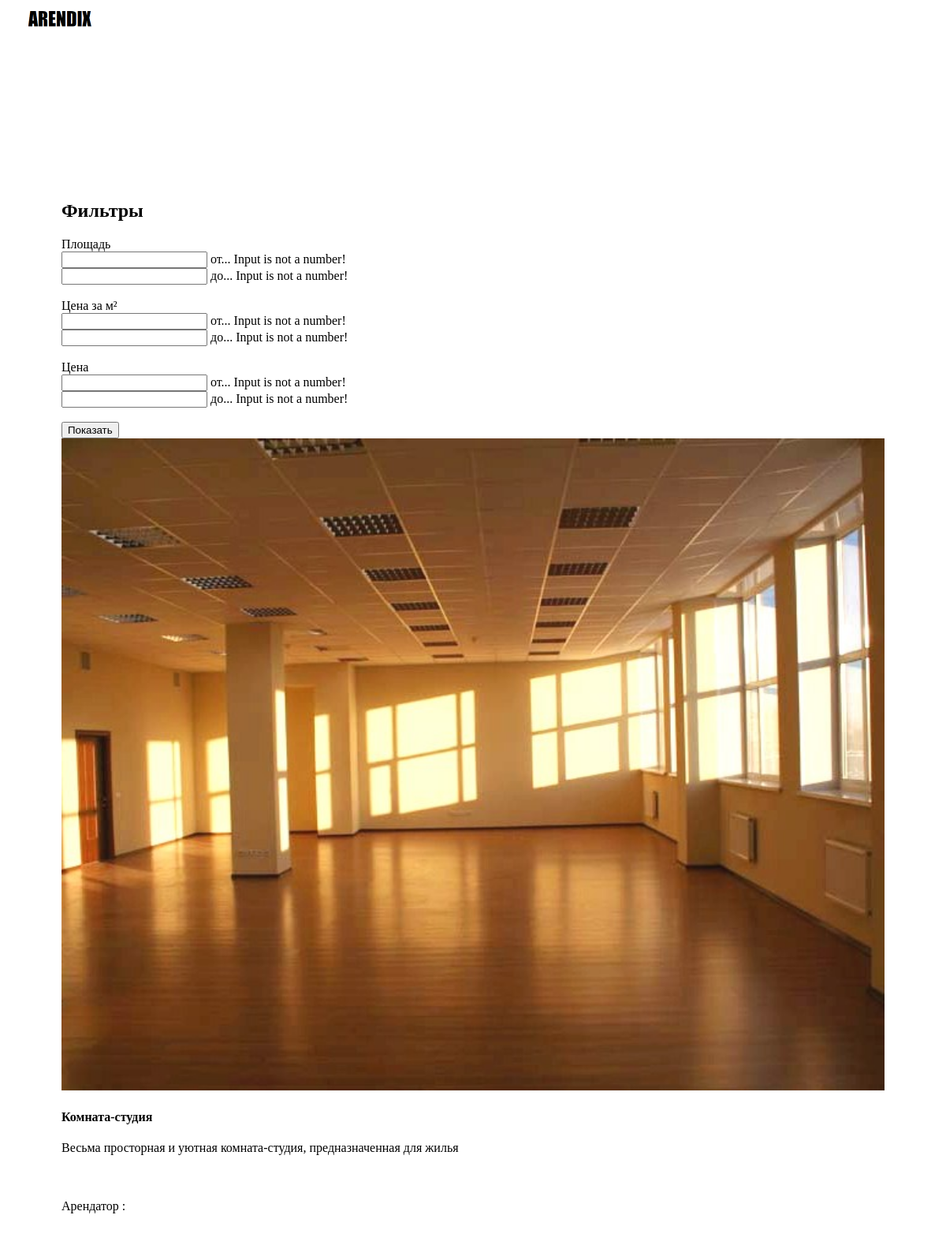
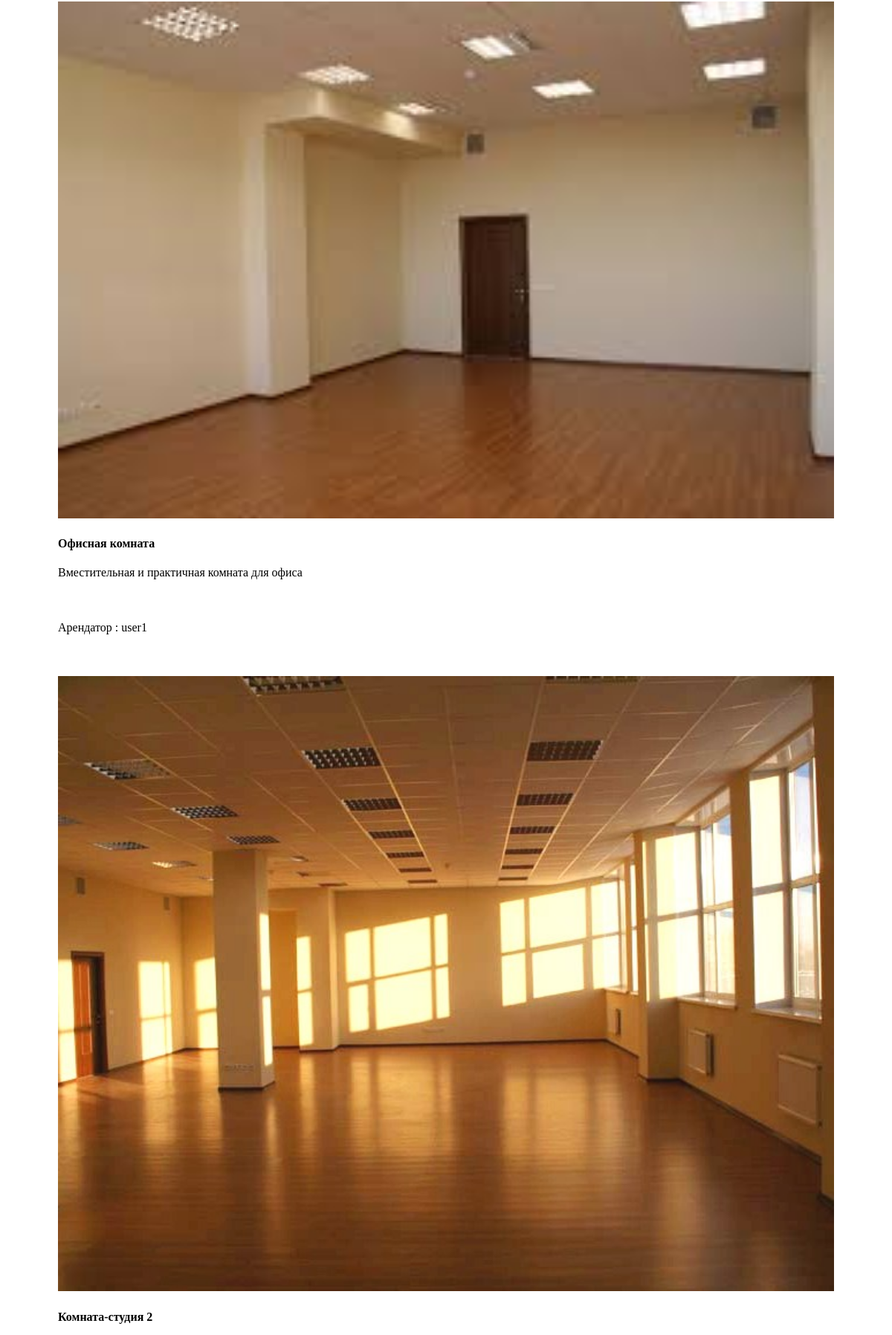
The page / (upper part) on the database its author committed (2 pictures, top to bottom).
### rooms/models.py (models this page shows, shortened)
class RoomImage(models.Model):
    room = models.ForeignKey(Room,blank=True,null=True,default=None)
    image = models.ImageField()
    created_date = models.DateTimeField(auto_now_add=True, auto_now = False)
    updated_date = models.DateTimeField(auto_now_add=False, auto_now = True)
    class Meta:
        verbose_name = "Фотография"
        verbose_name_plural = "Фотографии"

class Room(models.Model):
    name = models.CharField(max_length=50,blank=True,null=True,default=None)
    description = models.TextField(blank=True,null=True,default=None)
    square = models.IntegerField(blank=True,null=True,default=None)
    price_per_m2 = models.IntegerField(blank=True,null=True,default=None)
    price = models.IntegerField(blank=True,null=True,default=None)
    comments = models.TextField()
    status = models.ForeignKey(Status)
    user = models.ForeignKey(User, null=True)
    created_date = models.DateTimeField(auto_now_add=True, auto_now = False)
    updated_date = models.DateTimeField(auto_now_add=False, auto_now = True)
    class Meta:
        verbose_name = "Помещение"
        verbose_name_plural = "Помещения"

### lading/views.py (the view)
# urls.py: 2. Add a URL to urlpatterns:  url(r'^$', views.home, name='home')
def home(request):
    rooms = RoomImage.objects.all();
    form = RoomsFilterForm(request.GET)
    if form.is_valid():
        if form.cleaned_data["min_square"]:
            rooms = rooms.filter(room__square__gte=form.cleaned_data["min_square"])
        if form.cleaned_data["max_square"]:
            rooms = rooms.filter(room__square__lte=form.cleaned_data["max_square"])
        if form.cleaned_data["min_price_per_m2"]:
            rooms = rooms.filter(room__price_per_m2__gte=form.cleaned_data["min_price_per_m2"])
        if form.cleaned_data["max_price_per_m2"]:
            rooms = rooms.filter(room__price_per_m2__lte=form.cleaned_data["max_price_per_m2"])
        if form.cleaned_data["min_price"]:
            rooms = rooms.filter(room__price__gte=form.cleaned_data["min_price"])
        if form.cleaned_data["max_price"]:
            rooms = rooms.filter(room__price__lte=form.cleaned_data["max_price"])
    context = {"rooms": rooms, "form": form, "username": auth.get_user(request).username}
    return render(request, 'home.html', context)

### rooms/forms.py
class RoomsFilterForm(forms.Form):
    min_square = forms.IntegerField(label="from", required=False)
    max_square = forms.IntegerField(label="to", required=False)
    min_price_per_m2 = forms.IntegerField(label="from", required=False)
    max_price_per_m2 = forms.IntegerField(label="to", required=False)
    min_price = forms.IntegerField(label="from", required=False)
    max_price = forms.IntegerField(label="to", required=False)

### lading/templates/home.html (shortened to what this page needs)
{% extends 'base.html' %}
{% load static %}
{% block content %}
<div class="android-more-section">
  <div class=" mdl-grid">
    <div class="mdl-layout mdl-card mdl-shadow--3dp">
      <div class="mdl-card__title mdl-color--primary mdl-color-text--white">
				<h2 class="mdl-card__title-text">Фильтры</h2>
			</div>
      <div class="mdl-card__supporting-text">
      <span class="mdl-typography--font-light mdl-typography--subhead" margin-bottom="30px">Площадь</br></span>
      <form action="" method="get">
        <div class="mdl-textfield mdl-js-textfield mdl-textfield--floating-label">
          <input class="mdl-textfield__input" type="text" name= "min_square" pattern="-?[0-9]*(\.[0-9]+)?" id="id_min_square">
          <label class="mdl-textfield__label" for="id_min_square">от...</label>
          <span class="mdl-textfield__error">Input is not a number!</span>
        </div>
        <div class="mdl-textfield mdl-js-textfield mdl-textfield--floating-label">
          <input class="mdl-textfield__input" type="text" name= "max_square" pattern="-?[0-9]*(\.[0-9]+)?" id="id_max_square">
          <label class="mdl-textfield__label" for="id_max_square">до...</label>
          <span class="mdl-textfield__error">Input is not a number!</span>
        </div>
        <span class="mdl-typography--font-light mdl-typography--subhead" margin-bottom="30px"></br>Цена за м²</br></span>
        <div class="mdl-textfield mdl-js-textfield mdl-textfield--floating-label">
          <input class="mdl-textfield__input" type="text" name= "min_price_per_m2" pattern="-?[0-9]*(\.[0-9]+)?" id="id_min_price_per_m2">
          <label class="mdl-textfield__label" for="id_min_price_per_m2">от...</label>
          <span class="mdl-textfield__error">Input is not a number!</span>
        </div>
        <div class="mdl-textfield mdl-js-textfield mdl-textfield--floating-label">
          <input class="mdl-textfield__input" type="text" name= "min_price_per_m2" pattern="-?[0-9]*(\.[0-9]+)?" id="id_max_price_per_m2">
          <label class="mdl-textfield__label" for="id_max_price_per_m2">до...</label>
          <span class="mdl-textfield__error">Input is not a number!</span>
        </div>
        <span class="mdl-typography--font-light mdl-typography--subhead" margin-bottom="30px"></br>Цена</br></span>
        <div class="mdl-textfield mdl-js-textfield mdl-textfield--floating-label">
          <input class="mdl-textfield__input" type="text" name= "min_price" pattern="-?[0-9]*(\.[0-9]+)?" id="id_min_price">
          <label class="mdl-textfield__label" for="id_min_price">от...</label>
          <span class="mdl-textfield__error">Input is not a number!</span>
        </div>
        <div class="mdl-textfield mdl-js-textfield mdl-textfield--floating-label">
          <input class="mdl-textfield__input" type="text" name= "max_price" pattern="-?[0-9]*(\.[0-9]+)?" id="id_max_price">
          <label class="mdl-textfield__label" for="id_max_price">до...</label>
          <span class="mdl-textfield__error">Input is not a number!</span>
        </div>
        <input type="submit" value="Показать" class="mdl-button mdl-js-button mdl-button--raised mdl-js-ripple-effect mdl-button--primary"/>
      </form>
    </div>
  </div>
  </div>
  <div class="android-card-container mdl-grid">
    {% for room_image in rooms%}
    <div class="mdl-cell mdl-cell--3-col mdl-cell--4-col-tablet mdl-cell--4-col-phone mdl-card mdl-shadow--3dp">
        <div class="mdl-card__media">
          <img src="{{ room_image.image.url }}">
        </div>
        <div class="mdl-card__title">
           <h4 class="mdl-card__title-text">{{room_image.room.name}}</h4>
        </div>
        <div class="mdl-card__supporting-text">
          <span class="mdl-typography--font-light mdl-typography--subhead">{{room_image.room.description}}</span>
        </div>
        <div class="mdl-card__supporting-text">
          <span class="mdl-typography--font-light mdl-typography--subhead">Арендатор : {{room_image.room.user.username}}</span>
        </div>
      </div>
      {% endfor %}
      </div>
  </div>
  {% endblock %}

### lading/static/styles.css (style rules this page uses)
.android-more-section { padding: 80px 0; max-width: 1044px; margin-left: auto; margin-right: auto; }
.android-card-container .mdl-card__media { overflow: hidden; background: transparent; }
.android-card-container .mdl-card__media img { width: 100%; }
.android-card-container .mdl-card__title { background: transparent; height: auto; }
.android-card-container .mdl-card__title-text { color: black; height: auto; }
.android-card-container .mdl-card__supporting-text { height: auto; color: black; padding-bottom: 56px; }

### rows shown on the page
RoomImage: image (picture), room.name "Комната-студия", room.description "Весьма просторная и уютная комната-студия, предназначенная для жилья"
RoomImage: image (picture), room.name "Офисная комната", room.description "Вместительная и практичная комната для офиса", room.user.username "user1"
RoomImage: image (picture), room.name "Комната-студия 2"
